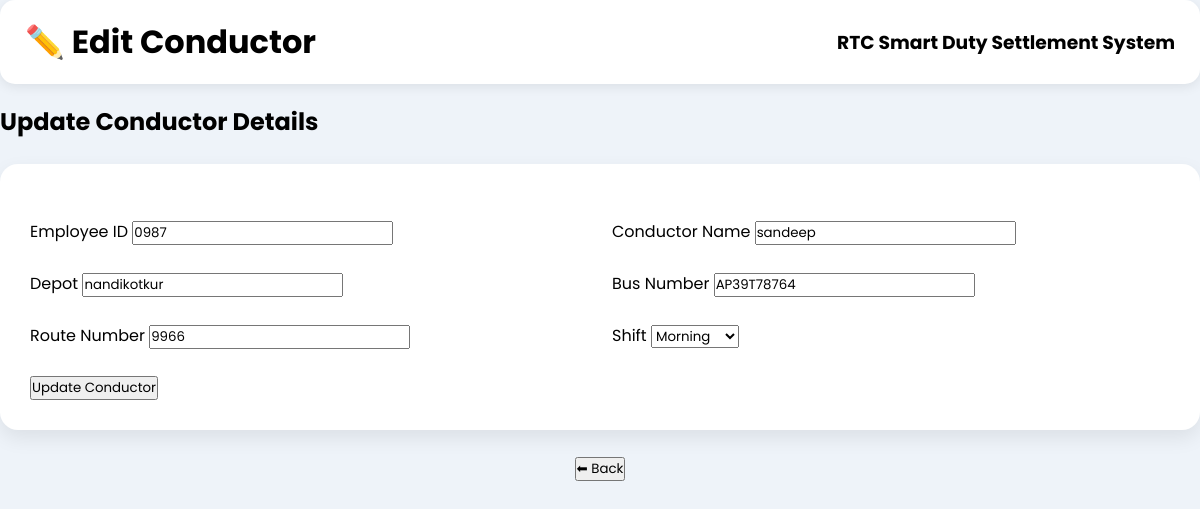
/edit_conductor/0987, run on the app's committed database.
### tables this page shows
CREATE TABLE conductor(
    employee_id TEXT PRIMARY KEY,
    name TEXT NOT NULL,
    depot TEXT NOT NULL,
    bus_number TEXT NOT NULL,
    route_number TEXT NOT NULL,
    shift TEXT NOT NULL
);

### app.py (the view)
@app.route("/edit_conductor/<employee_id>")
def edit_conductor(employee_id):
    conn = get_db()
    cursor = conn.cursor()
    cursor.execute(
        "SELECT * FROM conductor WHERE employee_id=?",
        (employee_id,)
    )
    conductor = cursor.fetchone()
    conn.close()
    return render_template(
        "edit_conductor.html",
        conductor=conductor
    )

### app.py (called while the page is built)
def get_db():
    conn = sqlite3.connect(
        "database.db",
        timeout=30,
        check_same_thread=False
    )
    conn.row_factory = sqlite3.Row
    conn.execute("PRAGMA journal_mode=WAL")
    conn.execute("PRAGMA busy_timeout=30000")
    return conn

### templates/edit_conductor.html (shortened to what this page needs)
<!DOCTYPE html>
<html lang="en">
<head>
    <link rel="stylesheet" href="{{ url_for('static', filename='style.css') }}">
</head>
<body>
<div class="header">
    <h1>✏️ Edit Conductor</h1>
    <div class="welcome">
        <h3>RTC Smart Duty Settlement System</h3>
    </div>
</div>
<h2 class="page-title">Update Conductor Details</h2>
<div class="form-container">
<form action="/update_conductor" method="POST">
<div class="form-grid">
<div>
<label>Employee ID</label>
<input type="text" name="employee_id" value="{{ conductor['employee_id'] }}" readonly>
</div>
<div>
<label>Conductor Name</label>
<input type="text" name="name" value="{{ conductor['name'] }}" required>
</div>
<div>
<label>Depot</label>
<input type="text" name="depot" value="{{ conductor['depot'] }}" required>
</div>
<div>
<label>Bus Number</label>
<input type="text" name="bus_number" value="{{ conductor['bus_number'] }}" required>
</div>
<div>
<label>Route Number</label>
<input type="text" name="route_number" value="{{ conductor['route_number'] }}" required>
</div>
<div>
<label>Shift</label>
<select name="shift">
<option {% if conductor['shift']=="Morning" %}selected{% endif %}>Morning</option>
</select>
</div>
</div>
<br>
<button type="submit">Update Conductor</button>
</form>
</div>
<br>
<center>
<a href="/conductor">
<button>⬅ Back</button>
</a>
</center>
</body>
</html>

### static/style.css (style rules this page uses)
* { margin:0; padding:0; box-sizing:border-box; font-family:'Poppins',sans-serif; }
body { background:linear-gradient(to right,#eef2f7,#f8fbff); }
body { background:#eef3f9; overflow-x:hidden; }
.header { display:flex; justify-content:space-between; align-items:center; background:#fff; padding:20px 25px; border-radius:15px; box-shadow:0 4px 15px rgba(0,0,0,.08); margin-bottom:25px; }
.form-container { background:#ffffff; padding:30px; border-radius:18px; margin-top:25px; box-shadow:0 8px 20px rgba(0,0,0,.08); }
.header { background:#fff; border-radius:15px; padding:18px 25px; display:flex; justify-content:space-between; align-items:center; box-shadow:0 3px 12px rgba(0,0,0,.08); margin-bottom:20px; }
.form-grid { display: grid; grid-template-columns: 1fr 1fr; gap: 26px 24px; width: 100%; margin-top: 25px; }
body { overflow-x: hidden !important; }

### data on the page
conductor: employee_id "0987", name "sandeep", depot "nandikotkur", bus_number "AP39T78764", route_number "9966", shift "Morning"
